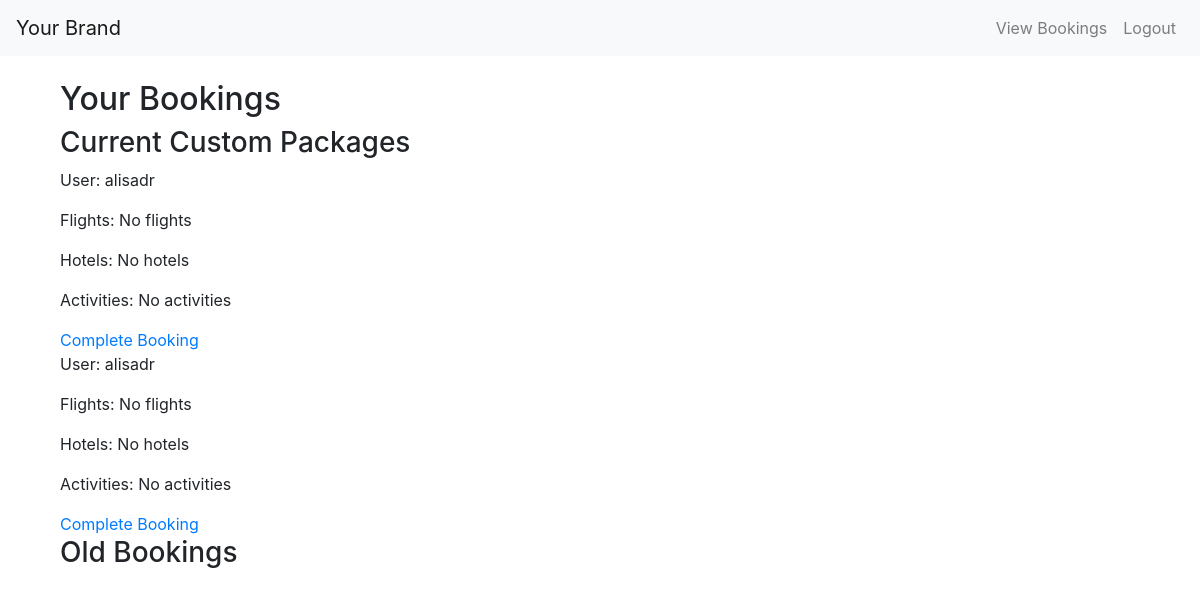
/booking/view_bookings/ (signed in), run on an earlier commit of the app's database.
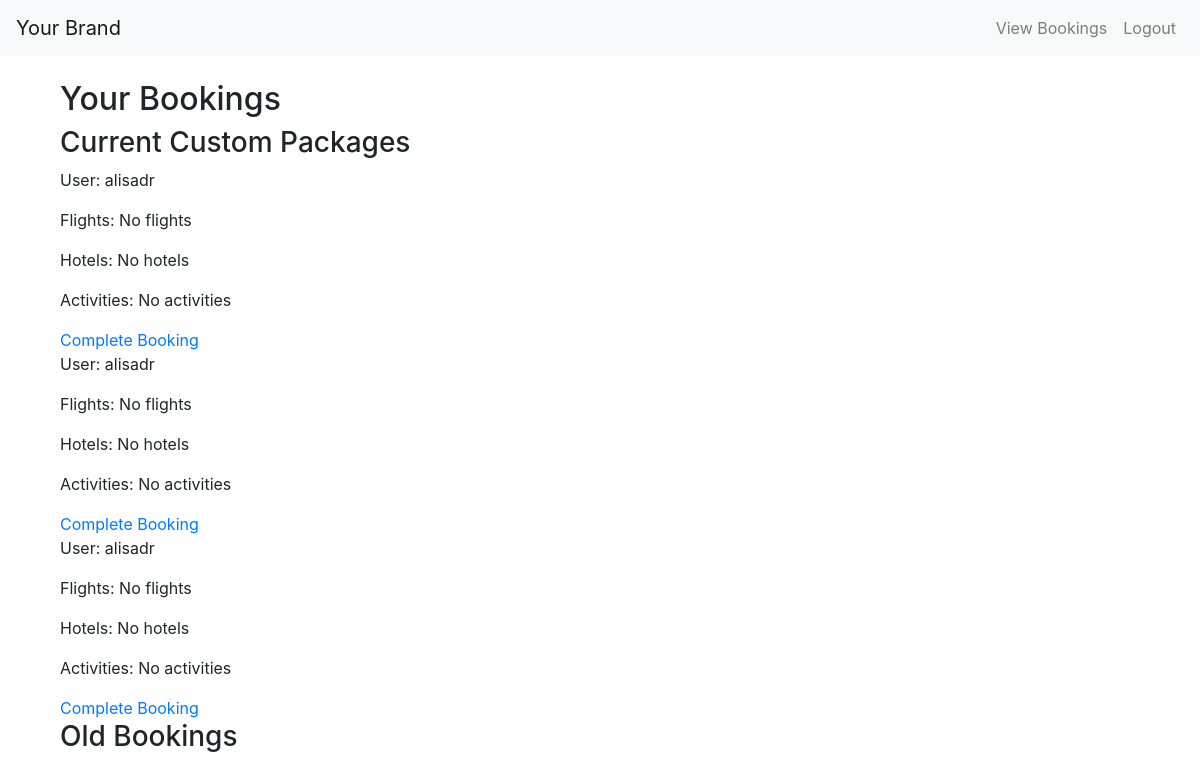
And on a later commit of the database.
### packages/models.py (models this page shows, shortened)
class CustomPackage(models.Model):
    user = models.ForeignKey(User, on_delete=models.CASCADE)
    flights = models.ManyToManyField(Flight, blank=True)
    hotels = models.ManyToManyField(Hotel, blank=True)
    activities = models.ManyToManyField(Activity, blank=True)
    is_booked = models.BooleanField(default=False)

### booking/views.py (the view)
# urls.py: path('view_bookings/', views.view_bookings, name='view_bookings'),
@login_required
def view_bookings(request):
    current_custom_packages = CustomPackage.objects.filter(user=request.user, is_booked=False)
    old_bookings = CustomPackage.objects.filter(user=request.user, is_booked=True)
    context = {
        'current_custom_packages': current_custom_packages,
        'old_bookings': old_bookings,
    }
    return render(request, 'booking/view_bookings.html', context)

### booking/templates/booking/view_bookings.html (shortened to what this page needs)
{% extends 'booking/base.html' %}
{% block content %}
<div class="container">
    <h2>Your Bookings</h2>
        <h3>Current Custom Packages</h3>
        {% for custom_package in current_custom_packages %}
            <p>User: {{ custom_package.user.username }}</p>
            <p>Flights:
                {% if custom_package.flights.exists %}
                    {% for flight in custom_package.flights.all %}
                        {{ flight.airline }} - {{ flight.flight_number }}<br>
                    {% endfor %}
                {% else %}
                    No flights
                {% endif %}
            </p>
            <p>Hotels:
                {% if custom_package.hotels.exists %}
                    {% for hotel in custom_package.hotels.all %}
                        {{ hotel.name }} in {{ hotel.city }}<br>
                    {% endfor %}
                {% else %}
                    No hotels
                {% endif %}
            </p>
            <p>Activities:
                {% if custom_package.activities.exists %}
                    {% for activity in custom_package.activities.all %}
                        {{ activity.name }} - {{ activity.location }}<br>
                    {% endfor %}
                {% else %}
                    No activities
                {% endif %}
            </p>
            <a href="{% url 'complete_booking' custom_package.id %}">Complete Booking</a>
        {% endfor %}
        <h3>Old Bookings</h3>
    </div>
</div>
{% endblock %}

What changed in the data, as far as the page shows it:
added CustomPackage: user.username "alisadr", shows "No flights", shows "No hotels", shows "No activities"
